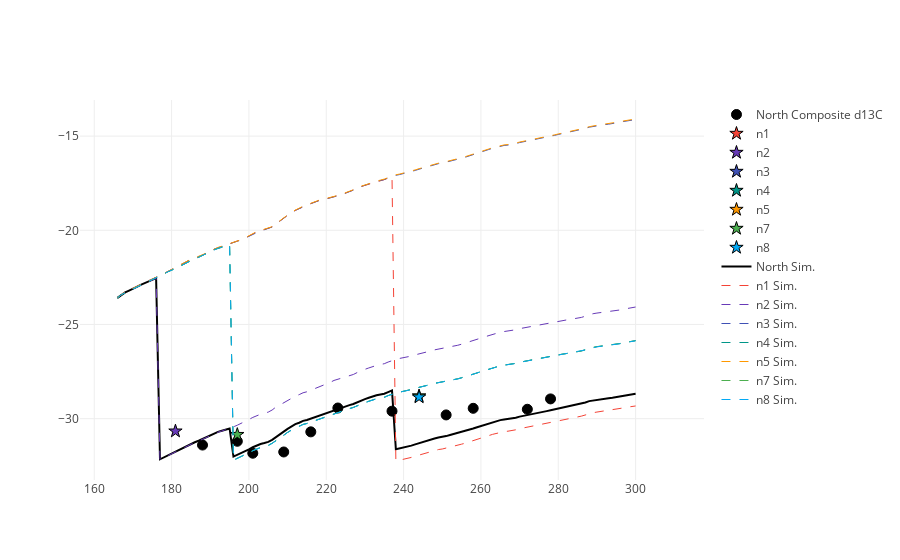

Write notebook code for a chart like this one.
### Code cell
%matplotlib inline
import plotlycred
figname = 'Soils' + variable + transect + '.png'

online = False
if online:
    # fig = py.iplot(data) 
    fig = go.Figure(data=data) # , layout=layout)
    py.image.save_as(fig, filename=figname)
else:
    iplot(data)

### Figure 1 — Plotly figure (JSON) as saved in the notebook; plotly's stock layout.template omitted (floating-point values rounded to 4 significant figures; data arrays with more than 128 entries replaced by an {"elided": "..."} marker saying what was removed)
{"data": [{"marker": {"color": "black", "line": {"color": "black", "width": 1}, "size": 10, "symbol": "circle"}, "mode": "markers", "name": "North Composite d13C", "type": "scatter", "x": {"elided": "135 int values"}, "y": {"elided": "135 float values"}}, {"marker": {"color": "#F44336", "line": {"color": "black", "width": 1}, "size": 10, "symbol": "star"}, "mode": "markers", "name": "n1", "type": "scatter", "x": {"elided": "135 int values"}, "y": {"elided": "135 null values"}}, {"marker": {"color": "#673AB7", "line": {"color": "black", "width": 1}, "size": 10, "symbol": "star"}, "mode": "markers", "name": "n2", "type": "scatter", "x": {"elided": "135 int values"}, "y": {"elided": "135 float values"}}, {"marker": {"color": "#3F51B5", "line": {"color": "black", "width": 1}, "size": 10, "symbol": "star"}, "mode": "markers", "name": "n3", "type": "scatter", "x": {"elided": "135 int values"}, "y": {"elided": "135 null values"}}, {"marker": {"color": "#009688", "line": {"color": "black", "width": 1}, "size": 10, "symbol": "star"}, "mode": "markers", "name": "n4", "type": "scatter", "x": {"elided": "135 int values"}, "y": {"elided": "135 null values"}}, {"marker": {"color": "#FF9800", "line": {"color": "black", "width": 1}, "size": 10, "symbol": "star"}, "mode": "markers", "name": "n5", "type": "scatter", "x": {"elided": "135 int values"}, "y": {"elided": "135 null values"}}, {"marker": {"color": "#4CAF50", "line": {"color": "black", "width": 1}, "size": 10, "symbol": "star"}, "mode": "markers", "name": "n7", "type": "scatter", "x": {"elided": "135 int values"}, "y": {"elided": "135 float values"}}, {"marker": {"color": "#03A9F4", "line": {"color": "black", "width": 1}, "size": 10, "symbol": "star"}, "mode": "markers", "name": "n8", "type": "scatter", "x": {"elided": "135 int values"}, "y": {"elided": "135 float values"}}, {"marker": {"color": "black"}, "mode": "lines", "name": "North Sim.", "type": "scatter", "x": {"elided": "135 int values"}, "y": {"elided": "135 float values"}}, {"line": {"color": "#F44336", "dash": "dash", "width": 1}, "name": "n1 Sim.", "type": "scatter", "x": {"elided": "135 int values"}, "y": {"elided": "135 float values"}}, {"line": {"color": "#673AB7", "dash": "dash", "width": 1}, "name": "n2 Sim.", "type": "scatter", "x": {"elided": "135 int values"}, "y": {"elided": "135 float values"}}, {"line": {"color": "#3F51B5", "dash": "dash", "width": 1}, "name": "n3 Sim.", "type": "scatter", "x": {"elided": "135 int values"}, "y": {"elided": "135 float values"}}, {"line": {"color": "#009688", "dash": "dash", "width": 1}, "name": "n4 Sim.", "type": "scatter", "x": {"elided": "135 int values"}, "y": {"elided": "135 float values"}}, {"line": {"color": "#FF9800", "dash": "dash", "width": 1}, "name": "n5 Sim.", "type": "scatter", "x": {"elided": "135 int values"}, "y": {"elided": "135 float values"}}, {"line": {"color": "#4CAF50", "dash": "dash", "width": 1}, "name": "n7 Sim.", "type": "scatter", "x": {"elided": "135 int values"}, "y": {"elided": "135 float values"}}, {"line": {"color": "#03A9F4", "dash": "dash", "width": 1}, "name": "n8 Sim.", "type": "scatter", "x": {"elided": "135 int values"}, "y": {"elided": "135 float values"}}], "layout": {}}
